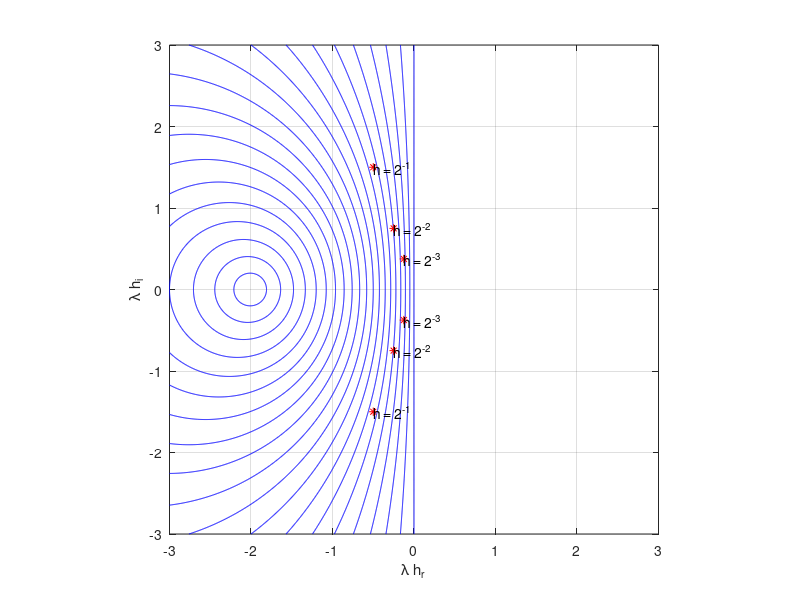

This chart was generated by the following MATLAB code:
%==============================================================================
% STABILITY REGION TRAPEZOIDAL [ex3]
% MOD13 4MC00 / Jelle Langedijk / TU/e
% TEMPLATE V1.1 (C) 2020 Jelle Langedijk, all rights reserved
% https://github.com/JelleLa/templates/tree/master/MATLAB
%==============================================================================
%% PREREQUISITIES
clear all; close all; clear vars; clc;

%% Define Imaginary Unit
i=sqrt(-1);

%% System Parameters
k = 10;
c = 2;

%% Calculate Eigenvalues

labda1 = (-c + sqrt(c^2-4*k))/(2);
labda2 = (-c - sqrt(c^2-4*k))/(2);

%% Arrays of labda*h

ev1 = [labda1*2^(-1) labda1*2^(-2) labda1*2^(-3)];
ev2 = [labda2*2^(-1) labda2*2^(-2) labda2*2^(-3)];


%% Specify real range and number of points
lhr0=-3;
lhr1=3;
Nr = 1024;

%% Specify imaginary range and number of points
lhi0=-3;
lhi1=3;
Ni = 1024;

%% Construct mesh
lhr = linspace(lhr0,lhr1,Nr);
lhi = linspace(lhi0,lhi1,Ni);
[x,y] = meshgrid(lhr,lhr);

%% Calculate lh
lh=x+i*y;

%% Amplification factor of Trapezoid
theta = (1./((1-(lh/2))).*(1+(lh/2)));

%% Plot contours of magnitude(theta)=1
contour(x,y,abs(theta),[0:0.05:1],'b-');
hold on;

plot(real(ev1(1)), imag(ev1(1)), "r*");
text(real(ev1(1)), imag(ev1(1)), "h = 2^{-1}");
hold on;
plot(real(ev1(2)), imag(ev1(2)), "r*");
text(real(ev1(2)), imag(ev1(2)), "h = 2^{-2}");
hold on;
plot(real(ev1(3)), imag(ev1(3)), "r*");
text(real(ev1(3)), imag(ev1(3)), "h = 2^{-3}");
hold on;
plot(real(ev2(1)), imag(ev2(1)), "r*");
text(real(ev2(1)), imag(ev2(1)), "h = 2^{-1}");
hold on;
plot(real(ev2(2)), imag(ev2(2)), "r*");
text(real(ev2(2)), imag(ev2(2)), "h = 2^{-2}");
hold on;
plot(real(ev2(3)), imag(ev2(3)), "r*");
text(real(ev2(3)), imag(ev2(3)), "h = 2^{-3}");


axis([lhr0,lhr1,lhi0,lhi1]);
axis('square');
xlabel('\lambda h_r');
ylabel('\lambda h_i');
grid on